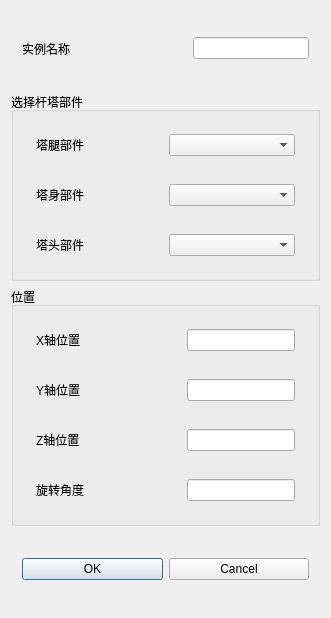
<?xml version="1.0" encoding="UTF-8"?>
<ui version="4.0">
 <class>Tower_AssemblyClass</class>
 <widget class="QDialog" name="Tower_AssemblyClass">
  <property name="geometry">
   <rect>
    <x>0</x>
    <y>0</y>
    <width>331</width>
    <height>618</height>
   </rect>
  </property>
  <property name="windowTitle">
   <string>生成杆塔实例</string>
  </property>
  <layout class="QVBoxLayout" name="verticalLayout_3">
   <item>
    <widget class="QWidget" name="widget_10" native="true">
     <layout class="QHBoxLayout" name="horizontalLayout_5">
      <item>
       <widget class="QLabel" name="label_2">
        <property name="text">
         <string>实例名称</string>
        </property>
       </widget>
      </item>
      <item>
       <spacer name="horizontalSpacer_6">
        <property name="orientation">
         <enum>Qt::Horizontal</enum>
        </property>
        <property name="sizeHint" stdset="0">
         <size>
          <width>40</width>
          <height>20</height>
         </size>
        </property>
       </spacer>
      </item>
      <item>
       <widget class="QLineEdit" name="line_name"/>
      </item>
     </layout>
    </widget>
   </item>
   <item>
    <widget class="QGroupBox" name="groupBox">
     <property name="title">
      <string>选择杆塔部件</string>
     </property>
     <layout class="QVBoxLayout" name="verticalLayout">
      <item>
       <widget class="QWidget" name="widget_2" native="true">
        <layout class="QHBoxLayout" name="horizontalLayout_2">
         <item>
          <widget class="QLabel" name="label">
           <property name="text">
            <string>塔腿部件</string>
           </property>
          </widget>
         </item>
         <item>
          <widget class="MultiSelectComboBox" name="combo_foot"/>
         </item>
        </layout>
       </widget>
      </item>
      <item>
       <widget class="QWidget" name="widget_3" native="true">
        <layout class="QHBoxLayout" name="horizontalLayout_3">
         <item>
          <widget class="QLabel" name="label_6">
           <property name="text">
            <string>塔身部件</string>
           </property>
          </widget>
         </item>
         <item>
          <widget class="MultiSelectComboBox" name="combo_body"/>
         </item>
        </layout>
       </widget>
      </item>
      <item>
       <widget class="QWidget" name="widget_4" native="true">
        <layout class="QHBoxLayout" name="horizontalLayout_4">
         <item>
          <widget class="QLabel" name="label_3">
           <property name="text">
            <string>塔头部件</string>
           </property>
          </widget>
         </item>
         <item>
          <widget class="MultiSelectComboBox" name="combo_head"/>
         </item>
        </layout>
       </widget>
      </item>
     </layout>
    </widget>
   </item>
   <item>
    <widget class="QGroupBox" name="groupBox_2">
     <property name="title">
      <string>位置</string>
     </property>
     <layout class="QVBoxLayout" name="verticalLayout_2">
      <item>
       <widget class="QWidget" name="widget_5" native="true">
        <layout class="QHBoxLayout" name="horizontalLayout_8">
         <item>
          <widget class="QLabel" name="label_5">
           <property name="text">
            <string>X轴位置</string>
           </property>
          </widget>
         </item>
         <item>
          <spacer name="horizontalSpacer">
           <property name="orientation">
            <enum>Qt::Horizontal</enum>
           </property>
           <property name="sizeHint" stdset="0">
            <size>
             <width>40</width>
             <height>20</height>
            </size>
           </property>
          </spacer>
         </item>
         <item>
          <widget class="QLineEdit" name="line_disX"/>
         </item>
        </layout>
       </widget>
      </item>
      <item>
       <widget class="QWidget" name="widget_6" native="true">
        <layout class="QHBoxLayout" name="horizontalLayout_9">
         <item>
          <widget class="QLabel" name="label_8">
           <property name="text">
            <string>Y轴位置</string>
           </property>
          </widget>
         </item>
         <item>
          <spacer name="horizontalSpacer_2">
           <property name="orientation">
            <enum>Qt::Horizontal</enum>
           </property>
           <property name="sizeHint" stdset="0">
            <size>
             <width>40</width>
             <height>20</height>
            </size>
           </property>
          </spacer>
         </item>
         <item>
          <widget class="QLineEdit" name="line_disY"/>
         </item>
        </layout>
       </widget>
      </item>
      <item>
       <widget class="QWidget" name="widget_7" native="true">
        <layout class="QHBoxLayout" name="horizontalLayout_10">
         <item>
          <widget class="QLabel" name="label_9">
           <property name="text">
            <string>Z轴位置</string>
           </property>
          </widget>
         </item>
         <item>
          <spacer name="horizontalSpacer_3">
           <property name="orientation">
            <enum>Qt::Horizontal</enum>
           </property>
           <property name="sizeHint" stdset="0">
            <size>
             <width>40</width>
             <height>20</height>
            </size>
           </property>
          </spacer>
         </item>
         <item>
          <widget class="QLineEdit" name="line_disZ"/>
         </item>
        </layout>
       </widget>
      </item>
      <item>
       <widget class="QWidget" name="widget_9" native="true">
        <layout class="QHBoxLayout" name="horizontalLayout_12">
         <item>
          <widget class="QLabel" name="label_11">
           <property name="text">
            <string>旋转角度</string>
           </property>
          </widget>
         </item>
         <item>
          <spacer name="horizontalSpacer_5">
           <property name="orientation">
            <enum>Qt::Horizontal</enum>
           </property>
           <property name="sizeHint" stdset="0">
            <size>
             <width>40</width>
             <height>20</height>
            </size>
           </property>
          </spacer>
         </item>
         <item>
          <widget class="QLineEdit" name="line_angle"/>
         </item>
        </layout>
       </widget>
      </item>
     </layout>
    </widget>
   </item>
   <item>
    <widget class="QWidget" name="widget" native="true">
     <layout class="QHBoxLayout" name="horizontalLayout">
      <item>
       <widget class="QPushButton" name="ok_btn">
        <property name="text">
         <string>OK</string>
        </property>
       </widget>
      </item>
      <item>
       <widget class="QPushButton" name="cancel_btn">
        <property name="text">
         <string>Cancel</string>
        </property>
       </widget>
      </item>
     </layout>
    </widget>
   </item>
  </layout>
 </widget>
 <layoutdefault spacing="6" margin="11"/>
 <customwidgets>
  <customwidget>
   <class>MultiSelectComboBox</class>
   <extends>QComboBox</extends>
   <header>MultiSelectComboBox.h</header>
  </customwidget>
 </customwidgets>
 <resources/>
 <connections/>
</ui>
